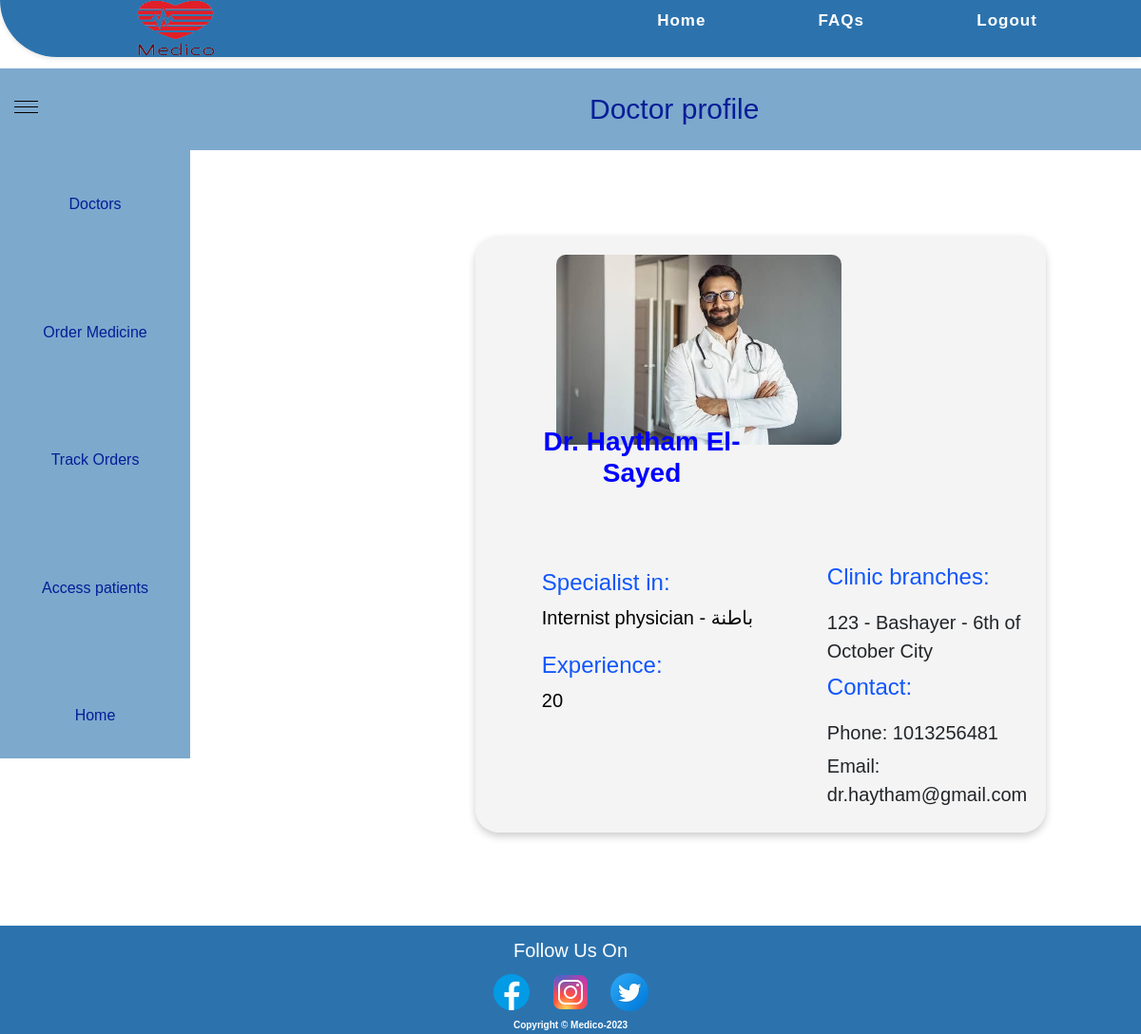
The page /doctor/doctor_profile.php (signed in) on the database its author committed.
### tables this page shows
CREATE TABLE `doctors` (
  `id` int(11) NOT NULL,
  `dfirst_name` varchar(255) NOT NULL,
  `dlast_name` varchar(255) NOT NULL,
  `date_of_birth` date NOT NULL,
  `profession_practice` mediumtext DEFAULT NULL,
  `years_of_exp` int(11) NOT NULL,
  `daddress` varchar(255) NOT NULL,
  `phone` int(11) NOT NULL,
  `doctor_syndicate` mediumtext DEFAULT NULL,
  `email` varchar(255) NOT NULL,
  `specialization` varchar(255) NOT NULL,
  `password` int(11) NOT NULL,
  `image` mediumtext DEFAULT NULL,
  `accepted` varchar(255) NOT NULL,
  `blocked` varchar(255) NOT NULL
);

### doctor/doctor_profile.php (the view, shortened to what this page needs)
<?php
include "../shared/conn.php";
if (isset($_SESSION['doctor']) || isset($_SESSION["patient"])) {
  $select = "SELECT * FROM `doctors` WHERE id = '" . $_SESSION['did'] . "'";
  $sel = mysqli_query($connect, $select);
  $row = mysqli_fetch_assoc($sel);
?>
  <!DOCTYPE html>
  <html lang="en">
  <head>
    <link href="https://cdn.jsdelivr.net/npm/bootstrap@5.3.0-alpha3/dist/css/bootstrap.min.css" rel="stylesheet">
    <link rel="stylesheet" href="../CSS/style.css">
    <link rel="stylesheet" href="../CSS/footer.css">
    <link rel="stylesheet" href="../CSS/The Electronic Medical History.css">
    <link rel="stylesheet" href="../CSS/doctorprofile.css">
  </head>
  <body>
    <nav>
      <div class="logo">
        <a href="#"><img src="../Images/Medico_Logo_2_Final-removebg-preview-1.png" alt="Medico Logo"></a>
      </div>
      <ul class="nav-links">
        <li><a href="doctor_home.php">Home</a></li>
        <li><a href="../shared/FAQs.php">FAQs</a></li>
        <li><a href="../shared/login.php?goodbye='1'">Logout</a></li>
      </ul>
    </nav>
    <div class="header">
      <div class="menu-icon">
        <span></span>
        <span></span>
        <span></span>
      </div>
      <h2 style="text-align: center; font-size: 30px; margin-left: 500px; padding: 10px;">Doctor profile </h2>
    </div>
    <?php if (isset($_SESSION['doctor'])) { ?>
      <div class="cont1">
        <div class="navbar">
          <a href="../shared/doctors.php">Doctors</a>
          <a href="../shared/order_medicine.php">Order Medicine</a>
          <a href="order_tracking.php">Track Orders</a>
          <a href="patient_otp.php">Access patients</a>
          <a href="doctor_home.php">Home</a>
        </div>
      <?php } ?>
      <br><br><br><br><br>
      <div class="conent">
        <?php foreach ($sel as $s) { ?>
          <div class="card_doctor" style="margin-left:500px; height:max-content; margin-top:-670px; margin-bottom:50px ">
            <div class="image">
              <img src="../upload/<?php echo $row['image'] ?>" alt="Doctor's photo">
            </div>
            <div class="details">
              <h2 style="text-align: center; margin-top: -30px; margin-bottom:80px; margin-right: 300px;">Dr. <?php echo $_SESSION['dfirst_name']; ?>
              </h2>
              <p>Specialist in: <br> <span><?php echo $s['specialization']; ?> </span> </p>
              <p>Experience: <br> <span><?php echo $s['years_of_exp']; ?> </span> </p>
              <div class="uls">
                <p>Clinic branches:</p>
                <ul>
                  <li><?php echo $s['daddress']; ?> </li>
                </ul>
                <p>Contact:</p>
                <ul>
                  <li>Phone: <?php echo $s['phone']; ?> </li>
                  <li>Email: <?php echo $s['email']; ?> </li>
                </ul>
              </div>
            </div>
          </div>
      </div>
      </div>
      <br>
      <br>
  <?php }
      }
  ?>
  <footer>
    <div class="sticky-footer">
      <div class="footer-content">
        <p>Follow Us On</p>
        <ul class="social-icons">
          <li><a href="#"><img src="../images/facebook-logo.png" alt="Facebook Icon"></a></li>
          <li><a href="#"><img src="../images/instagram-logo.png" alt="Instagram Icon"></a></li>
          <li><a href="#"><img src="../images/twitter-logo.png" alt="Twitter Icon"></a></li>
        </ul>
      </div>
      <div class="footer-info">
        <h6>Copyright &copy Medico-2023</h6>
      </div>
    </div>
  </footer>
  </body>
  </html>

### CSS/style.css (style rules this page uses)
* { padding: 0; margin: 0; box-sizing: border-box; font-family: 'Poppins', sans-serif; }
nav { display: flex; justify-content: space-between; align-items: center; background-color: #2c73ae; height: 60px; padding: 0 50px; box-shadow: 0px 2px 5px rgba(0, 0, 0, 0.1); border-bottom-left-radius: 60px; }
.logo { width: 100px; height: 100px; margin-left: 10px; }
.logo img { width: 250px; height: 100px; }
.nav-links { display: flex; justify-content: space-around; width: 50%; }
.nav-links li { list-style: none; }
.nav-links a { color: #ffffff; text-decoration: none; font-weight: bold; font-size: 17px; letter-spacing: 1px; }
.nav-links li { opacity: 1; transition: opacity 0.5s ease-in-out; margin: 10px 0; }
.image { display: flex; flex-direction: column; align-items: center; }
.image img { width: 200px; height: 200px; object-fit: cover; margin-bottom: 10px; }

### CSS/footer.css (style rules this page uses)
body { min-height: 100vh; }
footer { background-color: #2c73ae; padding: 3px 0; font-size: 14px; color: #fff; }
.sticky-footer { position: sticky; top: 100%; }
footer p { margin: 0; line-height: 1.5; font-size: 20px; text-align: center; }
footer ul { margin: 0; padding: 0; list-style: none; }
footer ul li { display: inline-block; margin-left: 10px; }
footer ul li:first-child { margin-left: 0; }
a { color: #253bbc; text-decoration: none; }
footer h6 { font-size: 10px; font-weight: bold; color: white; text-align: center; }
.social-icons { text-align: center; margin: 5px 30px; }
html { height: 100%; }
body { display: flex; flex-direction: column; min-height: 100%; }
footer { margin-top: auto; }

### CSS/The Electronic Medical History.css (style rules this page uses)
* { margin: 0; padding: 0; box-sizing: border-box; }
body { font-family: Arial, sans-serif; }
.navbar { display: flex; flex-direction: column; position: relative; width: 200px; max-width: 200px; height: 80vh; background-color: #2c73ae9c; overflow-x: hidden; padding-top: 20px; }
.navbar a { display: block; color: rgb(4, 29, 151); padding: 25px; text-decoration: none; }
.navbar h1, p { margin: 0; }
.header { display: flex; align-items: center; background-color: #2c73ae9c; color: rgb(4, 29, 151); padding: 15px; margin-top: 12px; }
.menu-icon { display: flex; flex-direction: column; justify-content: space-between; height: 18px; margin-right: 20px; }
.menu-icon span { display: block; width: 25px; height: 4px; margin-right: 50px; background-color: rgb(0, 0, 0); }
h2 { margin-right: 20px; font-size: 18px; margin: 0 70px 0 10px; }
span { color: blueviolet; font-size: 25px; }

### CSS/doctorprofile.css (style rules this page uses)
.card_doctor { width: max-content; height: 580px; display: flex; flex-wrap: wrap; justify-content: center; align-items: center; max-width: 600px; margin-top: -580px; margin-bottom: 200px; padding: 20px; box-shadow: 0 4px 8px rgba(0, 0, 0, 0.2); border-radius: 25px; margin-left: 250px; background-color: #ededed97; }
.image { flex: 1; margin-right: 100px; }
.image img { width: 300px; height: auto; border-radius: 10px; margin-left: -30px; }
.details { flex: 2; text-align: left; margin-left: 50px; }
.details h2 { font-size: 28px; margin-bottom: 10px; color: blue; margin: 0 0 20px 0; font-weight: bolder; }
.details p { font-size: 24px; margin-bottom: 5px; margin: 0 0 15px 0; color: rgb(16, 86, 251); }
.details ul { list-style: none; margin: 0; padding: 0; }
.details ul li { font-size: 20px; margin-bottom: 5px; }
span { font-size: 20px; margin-bottom: 5px; color: black; }
.uls { margin-top: -180px; margin-left: 300px; }

### rows shown on the page
doctors: image (picture), specialization "Internist physician - باطنة", years_of_exp "20", daddress "123 - Bashayer - 6th of October City", phone "1013256481", email "dr.haytham@gmail.com"
